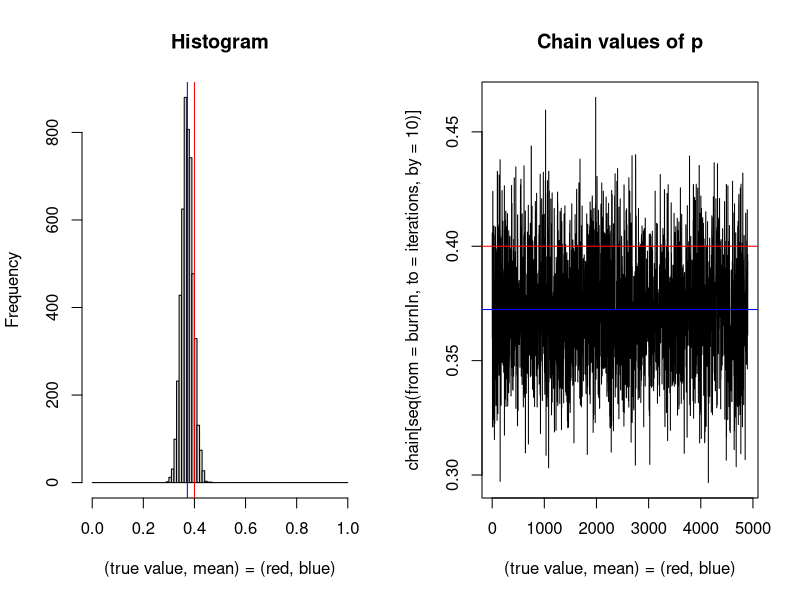

Source code (R):
trueP = 0.4

# Making test data
experiments <- function(n, prob){
  return(rbinom(n, 10, prob))
}
x = experiments(45, trueP)

# Prior distribution 
prior <- function(param){
  return(dbeta(param, 1, 1, log = T))  
}

# Likelihood distribution
likelihood <- function(param){
  singleLikelihoods = dbinom(x, 10, param, log = T)
  return(sum(singleLikelihoods))
}
  
# Posterior distribution
posterior <- function(param){
  return(prior(param) + likelihood(param))
}

# Proposal distribution - (E(X) is param)
proposalDist <- function(param){
  return(rbeta(1, 1, (1 - param)/param))
}

# E(X) is param
q <- function(param, paramP){
  return(log(dbeta(param, 1, (1 - paramP)/paramP)))
}
  
# Metropolis-Hastings algorithm
MHA <- function(startValue, iterations){
  chain = array(dim = iterations + 1)
  chain[1] = startValue
  
  for(i in 1:iterations){
    
    proposal = proposalDist(chain[i])
    probab = exp(posterior(proposal) + q(chain[i], proposal) - posterior(chain[i]) - q(proposal, chain[i]))
    
    if(runif(1) < probab){
      chain[i + 1] = proposal
    }
    else{
      chain[i + 1] = chain[i]
    }
    
  }  
  return(chain)
}

# Starting values
startValue = 0.5
iterations = 50000

# Run MHA
chain = MHA(startValue, iterations)

# Burn first 1000 iterations for better results
burnIn = 1000

par(mfrow = c(1, 2))

# Histogram (with thinning)
hist(chain[seq(from = burnIn, to = iterations, by = 10)], main = "Histogram", breaks = seq(from = 0, to = 1, by = 0.01), xlab = "(true value, mean) = (red, blue)")
abline(v = mean(chain), col = "blue")
abline(v = trueP, col = "red")

# Plot chain
plot(chain[seq(from = burnIn, to = iterations, by = 10)], type = "l", xlab="(true value, mean) = (red, blue)" , main = "Chain values of p" )
abline(h = mean(chain), col = "blue")
abline(h = trueP, col = "red")